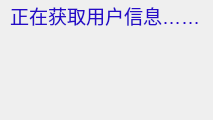
<?xml version="1.0" encoding="UTF-8"?>
<ui version="4.0">
 <class>Loading</class>
 <widget class="QDialog" name="Loading">
  <property name="geometry">
   <rect>
    <x>0</x>
    <y>0</y>
    <width>213</width>
    <height>120</height>
   </rect>
  </property>
  <property name="windowTitle">
   <string>Dialog</string>
  </property>
  <widget class="QLabel" name="label">
   <property name="geometry">
    <rect>
     <x>60</x>
     <y>30</y>
     <width>81</width>
     <height>81</height>
    </rect>
   </property>
   <property name="text">
    <string/>
   </property>
   <property name="pixmap">
    <pixmap>img/loading.gif</pixmap>
   </property>
  </widget>
  <widget class="QLabel" name="label_2">
   <property name="geometry">
    <rect>
     <x>10</x>
     <y>0</y>
     <width>211</width>
     <height>31</height>
    </rect>
   </property>
   <property name="text">
    <string>&lt;html&gt;&lt;head/&gt;&lt;body&gt;&lt;p&gt;&lt;span style=&quot; font-size:14pt; color:#270bc8;&quot;&gt;正在获取用户信息……&lt;/span&gt;&lt;/p&gt;&lt;/body&gt;&lt;/html&gt;</string>
   </property>
  </widget>
 </widget>
 <resources/>
 <connections/>
</ui>
